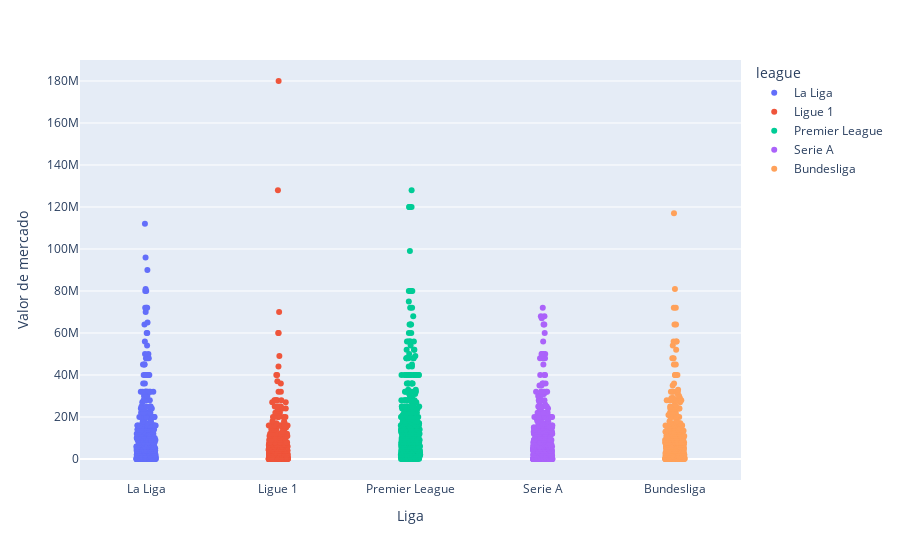

This figure's notebook cell:
### Markdown cell above
Para poder analisar los outliers se crea una grafica interactiva

### Code cell
fig = px.strip(df_1920, x="league", y="value", color="league", hover_name="player")
fig.update_layout(xaxis_title="Liga", yaxis_title="Valor de mercado")
fig.show()

### Figure 1 — Plotly figure (JSON) as saved in the notebook; plotly's stock layout.template omitted (floating-point values rounded to 4 significant figures; data arrays with more than 128 entries replaced by an {"elided": "..."} marker saying what was removed)
{"data": [{"alignmentgroup": "True", "boxpoints": "all", "fillcolor": "rgba(255,255,255,0)", "hoveron": "points", "hovertemplate": "<b>%{hovertext}</b><br><br>league=%{x}<br>value=%{y}<extra></extra>", "hovertext": {"elided": "538 str values"}, "legendgroup": "La Liga", "line": {"color": "rgba(255,255,255,0)"}, "marker": {"color": "#636efa"}, "name": "La Liga", "offsetgroup": "La Liga", "orientation": "v", "pointpos": 0, "showlegend": true, "type": "box", "x": {"elided": "538 str values"}, "x0": " ", "xaxis": "x", "y": {"elided": "538 int values"}, "y0": " ", "yaxis": "y"}, {"alignmentgroup": "True", "boxpoints": "all", "fillcolor": "rgba(255,255,255,0)", "hoveron": "points", "hovertemplate": "<b>%{hovertext}</b><br><br>league=%{x}<br>value=%{y}<extra></extra>", "hovertext": {"elided": "523 str values"}, "legendgroup": "Ligue 1", "line": {"color": "rgba(255,255,255,0)"}, "marker": {"color": "#EF553B"}, "name": "Ligue 1", "offsetgroup": "Ligue 1", "orientation": "v", "pointpos": 0, "showlegend": true, "type": "box", "x": {"elided": "523 str values"}, "x0": " ", "xaxis": "x", "y": {"elided": "523 int values"}, "y0": " ", "yaxis": "y"}, {"alignmentgroup": "True", "boxpoints": "all", "fillcolor": "rgba(255,255,255,0)", "hoveron": "points", "hovertemplate": "<b>%{hovertext}</b><br><br>league=%{x}<br>value=%{y}<extra></extra>", "hovertext": {"elided": "511 str values"}, "legendgroup": "Premier League", "line": {"color": "rgba(255,255,255,0)"}, "marker": {"color": "#00cc96"}, "name": "Premier League", "offsetgroup": "Premier League", "orientation": "v", "pointpos": 0, "showlegend": true, "type": "box", "x": {"elided": "511 str values"}, "x0": " ", "xaxis": "x", "y": {"elided": "511 int values"}, "y0": " ", "yaxis": "y"}, {"alignmentgroup": "True", "boxpoints": "all", "fillcolor": "rgba(255,255,255,0)", "hoveron": "points", "hovertemplate": "<b>%{hovertext}</b><br><br>league=%{x}<br>value=%{y}<extra></extra>", "hovertext": {"elided": "585 str values"}, "legendgroup": "Serie A", "line": {"color": "rgba(255,255,255,0)"}, "marker": {"color": "#ab63fa"}, "name": "Serie A", "offsetgroup": "Serie A", "orientation": "v", "pointpos": 0, "showlegend": true, "type": "box", "x": {"elided": "585 str values"}, "x0": " ", "xaxis": "x", "y": {"elided": "585 int values"}, "y0": " ", "yaxis": "y"}, {"alignmentgroup": "True", "boxpoints": "all", "fillcolor": "rgba(255,255,255,0)", "hoveron": "points", "hovertemplate": "<b>%{hovertext}</b><br><br>league=%{x}<br>value=%{y}<extra></extra>", "hovertext": {"elided": "487 str values"}, "legendgroup": "Bundesliga", "line": {"color": "rgba(255,255,255,0)"}, "marker": {"color": "#FFA15A"}, "name": "Bundesliga", "offsetgroup": "Bundesliga", "orientation": "v", "pointpos": 0, "showlegend": true, "type": "box", "x": {"elided": "487 str values"}, "x0": " ", "xaxis": "x", "y": {"elided": "487 int values"}, "y0": " ", "yaxis": "y"}], "layout": {"boxmode": "overlay", "legend": {"title": {"text": "league"}, "tracegroupgap": 0}, "margin": {"t": 60}, "xaxis": {"anchor": "y", "categoryarray": ["La Liga", "Ligue 1", "Premier League", "Serie A", "Bundesliga"], "categoryorder": "array", "domain": [0, 1], "title": {"text": "Liga"}}, "yaxis": {"anchor": "x", "domain": [0, 1], "title": {"text": "Valor de mercado"}}}}
